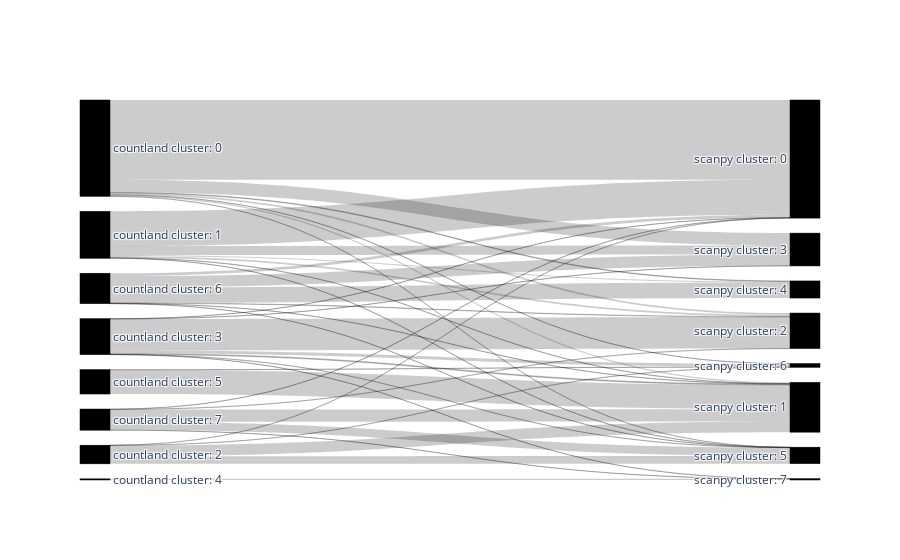

The cell this chart's notebook holds for it:
### Code cell
a = ["countland cluster: " + str(s) for s in range(8)]
b = ["scanpy cluster: " + str(s) for s in range(8)]
a += b

fig = go.Figure(data=[go.Sankey(
    node = dict(
      pad = 15,
      thickness = 30,
      line = dict(color = "black", width = 0.5),
      label = a,
      color = "black"
    ),
    link = dict(source = cluster_corr['countland'],
                target = cluster_corr['scanpy'],
                value = cluster_corr['size'])
  )])

fig.show()

### Figure 1 — Plotly figure (JSON) as saved in the notebook; plotly's stock layout.template omitted (floating-point values rounded to 4 significant figures)
{"data": [{"link": {"source": [0, 0, 0, 0, 0, 0, 0, 1, 1, 1, 1, 1, 1, 2, 2, 2, 2, 3, 3, 3, 3, 3, 3, 3, 4, 5, 5, 6, 6, 6, 6, 6, 6, 7, 7, 7, 7, 7], "target": [8, 9, 10, 11, 12, 13, 14, 8, 9, 10, 11, 12, 13, 8, 9, 13, 14, 8, 9, 10, 11, 13, 14, 15, 15, 9, 14, 8, 9, 10, 11, 12, 13, 8, 9, 10, 13, 15], "value": [766, 12, 17, 120, 6, 1, 2, 334, 3, 17, 84, 10, 2, 1, 103, 73, 2, 2, 8, 302, 1, 1, 30, 1, 11, 232, 2, 27, 2, 4, 110, 148, 1, 3, 118, 1, 80, 1]}, "node": {"color": "black", "label": ["countland cluster: 0", "countland cluster: 1", "countland cluster: 2", "countland cluster: 3", "countland cluster: 4", "countland cluster: 5", "countland cluster: 6", "countland cluster: 7", "scanpy cluster: 0", "scanpy cluster: 1", "scanpy cluster: 2", "scanpy cluster: 3", "scanpy cluster: 4", "scanpy cluster: 5", "scanpy cluster: 6", "scanpy cluster: 7"], "line": {"color": "black", "width": 0.5}, "pad": 15, "thickness": 30}, "type": "sankey"}], "layout": {}}
